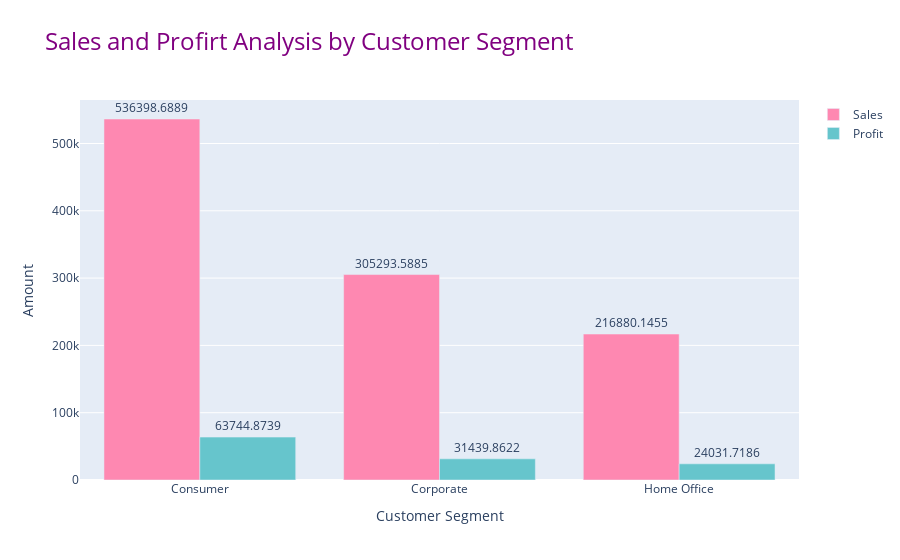

The notebook cell this image was saved under:
### Markdown cell above
## Sales and Profit Analysis by Customer Segment

### Code cell
Sales_Profit_by_Customer_Segment = df.groupby('Segment').agg({'Sales' : 'sum', 'Profit' : 'sum'}).reset_index()

color_palette = px.colors.qualitative.Pastel

fig1 = go.Figure()

fig1.add_trace(go.Bar(x = Sales_Profit_by_Customer_Segment['Segment'], 
                      y = Sales_Profit_by_Customer_Segment['Sales'],
                      name = 'Sales', 
                      marker_color = color_palette[6],
                      text=Sales_Profit_by_Customer_Segment['Sales'],   # ✅ show values
                        textposition='outside' ))

fig1.add_trace(go.Bar(x = Sales_Profit_by_Customer_Segment['Segment'], 
                      y = Sales_Profit_by_Customer_Segment['Profit'],
                      name = 'Profit', 
                      marker_color = color_palette[0],
                      text=Sales_Profit_by_Customer_Segment['Profit'],   # ✅ show values
                        textposition='outside' ))

fig1.update_layout(title = 'Sales and Profirt Analysis by Customer Segment', title_font=dict(size=24, color='Purple'),
                   xaxis_title = 'Customer Segment', yaxis_title = 'Amount',
                  height = 600)

fig1.show()

### Figure 1 — Plotly figure (JSON) as saved in the notebook; plotly's stock layout.template omitted (floating-point values rounded to 4 significant figures)
{"data": [{"marker": {"color": "rgb(254, 136, 177)"}, "name": "Sales", "text": [536400.0, 305300.0, 216900.0], "textposition": "outside", "type": "bar", "x": ["Consumer", "Corporate", "Home Office"], "y": [536400.0, 305300.0, 216900.0]}, {"marker": {"color": "rgb(102, 197, 204)"}, "name": "Profit", "text": [63740.0, 31440.0, 24030.0], "textposition": "outside", "type": "bar", "x": ["Consumer", "Corporate", "Home Office"], "y": [63740.0, 31440.0, 24030.0]}], "layout": {"autosize": true, "title": {"font": {"color": "Purple", "size": 24}, "text": "Sales and Profirt Analysis by Customer Segment"}, "xaxis": {"autorange": true, "range": [-0.5, 2.5], "title": {"text": "Customer Segment"}, "type": "category"}, "yaxis": {"autorange": true, "range": [0, 564600.0], "title": {"text": "Amount"}, "type": "linear"}}}
